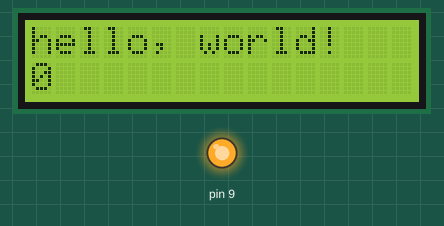
Simulated run of this sketch. Board: Arduino Uno, built with avr-gcc and run on an emulated ATmega328P. Parts: 16×2 character LCD, output pins drawn as LEDs (lit = HIGH).

Above: at 0.1 s.
At 4.1 s:
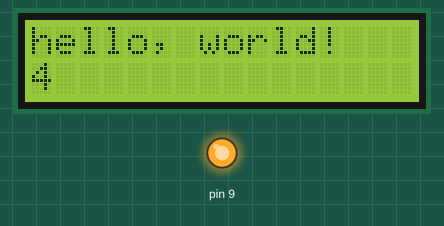
At 9.1 s:
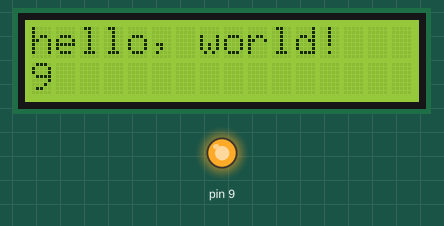
At 19.1 s:
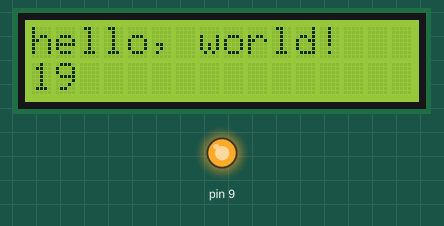
At 29.1 s:
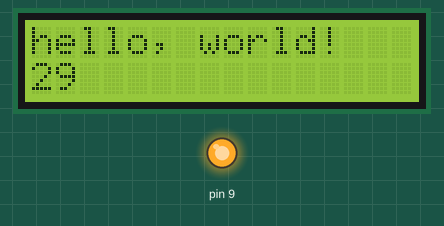
At 39.1 s:
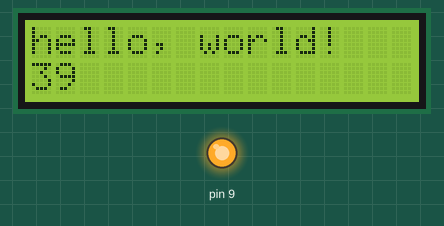

The sketch:

HelloWorld.ino
```cpp
//Print HelloWorld and the time elapsed since the program was initiated

// include the library code:
#include <LiquidCrystal.h>

// initialize the library by associating any needed LCD interface pin
// with the arduino pin number it is connected to
const int rs = 6, rw = 7, en = 8, d4 = 10, d5 = 11, d6 = 12, d7 = 13;
LiquidCrystal lcd(rs, rw, en, d4, d5, d6, d7);


void setup() {
  pinMode(9, OUTPUT);
  digitalWrite(9, HIGH);
  // set up the LCD's number of columns and rows:
  lcd.begin(16, 2);
  // Print a message to the LCD.
  lcd.print("hello, world!");
}

void loop() {
  // set the cursor to column 0, line 1
  // (note: line 1 is the second row, since counting begins with 0):
  lcd.setCursor(0, 1);
  // print the number of seconds since reset:
  lcd.print(millis() / 1000);
}
```

Measured:
- what the display in image 1 shows lasts 1.0 s, from 4.0 s to 5.0 s
